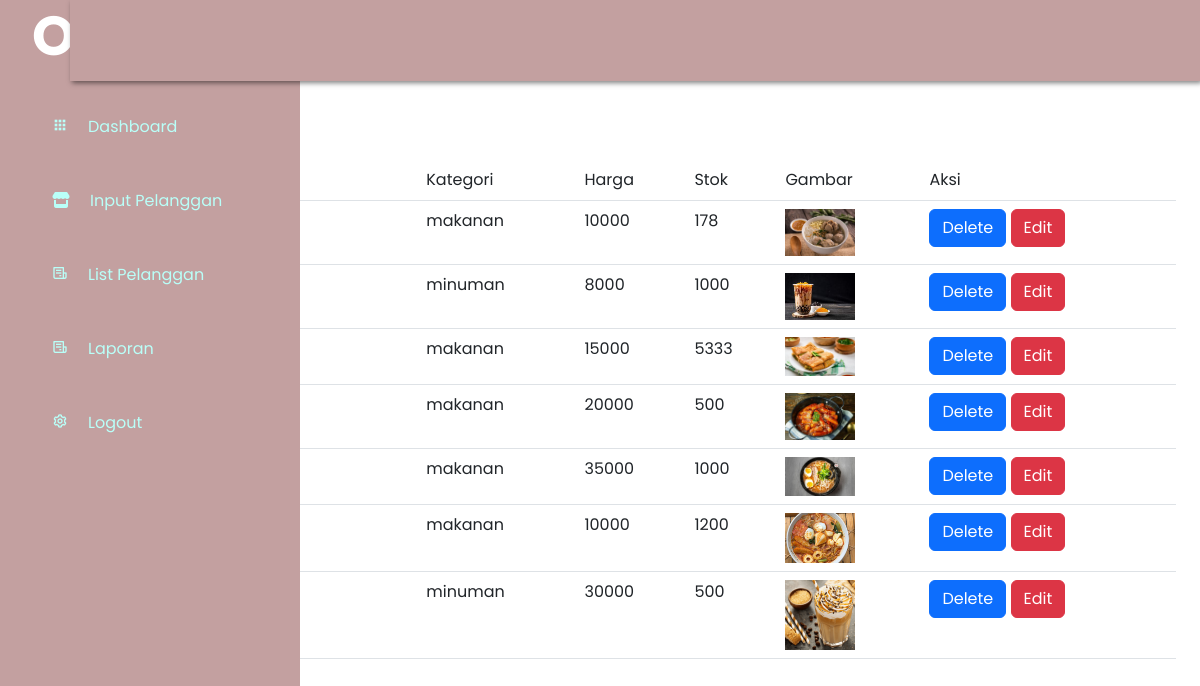
The page /admin/home.php (signed in) on the database its author committed.
### tables this page shows
CREATE TABLE `masakan` (
  `id` int(11) NOT NULL,
  `nama` varchar(100) NOT NULL,
  `kategori` varchar(100) NOT NULL,
  `harga` float NOT NULL,
  `stok` int(11) NOT NULL,
  `gambar` text NOT NULL
);

### admin/product_list.php (the view)
<a href="home.php?halaman=tambah_produk"><button type="submit" class="btn btn-secondary" style=" margin-top: 50px; "><i class="fa-solid fa-plus"></i>Tambah Produk</button></a>
<table class="table mt-4">
    <tr>
        <td>Id</td>
        <td>Nama Produk</td>
        <td>Kategori</td>
        <td>Harga</td>
        <td>Stok</td>
        <td>Gambar</td>
        <td>Aksi</td>
    </tr>
    <?php
    $sql = "SELECT * FROM masakan";
    $result = $conn->query($sql);
    $no = 1;
    while ($row=$result->fetch_assoc()){
    ?>
        <tr>
            <td><?php echo $no++ ?></td>
            <td><?php echo $row["nama"]?></td>
            <td><?php echo $row["kategori"]?></td>
            <td><?php echo $row["harga"]?></td>
            <td><?php echo $row["stok"]?></td>
            <td><img width="70" src="../image/<?php echo $row["gambar"]?>" alt=""></td>
            <td>
                <a href="home.php?id=<?php echo $row['id']?>&halaman=delete"><button type="submit" class="btn btn-primary">Delete</button></a>
                <a href="home.php?id=<?php echo $row['id']?>&halaman=edit"><button type="submit" class="btn btn-danger">Edit</button></a>
            </td>
        </tr>
    <?php
    }
    ?>
</table>

### bot.php (shortened to what this page needs)
<!doctype html>
<html lang="en">
  <head>
    <link rel="stylesheet" href="https://maxst.icons8.com/vue-static/landings/line-awesome/line-awesome/1.3.0/css/line-awesome.min.css" />
    <link rel="stylesheet" href="https://cdnjs.cloudflare.com/ajax/libs/font-awesome/6.2.0/css/all.min.css" />
    <link href='https://unpkg.com/boxicons@2.1.3/css/boxicons.min.css' rel='stylesheet'>
    <link href="https://cdn.jsdelivr.net/npm/bootstrap@5.3.0-alpha1/dist/css/bootstrap.min.css" rel="stylesheet">
    </head>
    <link rel="stylesheet" href="style.css">
    <link href="dist/css/bootstrap.min.css" rel="stylesheet">
  </head>
  <body>
  </body>
</html>

### admin/home.php (shortened to what this page needs)
<?php
	include "../koneksi.php";
	include "../bot.php";
?>
<link rel="stylesheet" href="../style.css">
		<div class="sidebar">
			<div class="sidebar-brand">
			    	<h2><span>Oresto</span></h2>
			</div>
			<div class="sidebar-menu" id="body">
				<li class="item">
					<a href="home.php?halaman=list-produk" class="menu-btn"><i class='bx bxs-grid' ></i><span>Dashboard</span> </a>
				</li>
				<li class="item" id="">
					<a href="home.php?halaman=input-pelanggan" class="menu-btn">
						<i class="fa-solid  fa-store"></i><span>Input Pelanggan</span>
					</a>
				</li>
				<li class="item" id="">
					<a href="home.php?halaman=list-pelanggan" class="menu-btn">
						<i class='bx bx-receipt' ></i><span>List Pelanggan</span>
					</a>
				</li>
				<li class="item" id="">
					<a href="" class="menu-btn">
						<i class='bx bx-receipt' ></i><span>Laporan</span>
					</a>
				</li>
				<li class="item" id="">
					<a href="../proses_logout.php" class="menu-btn">
						<i class='bx bx-cog'></i><span>Logout</span>
					</a>
				</li>
			</div>
		</div>
		<div class="maint-content p-4">
			<header>
				<h2>
					<label for="nav-toggle">
						<span class="las la-bars"></span>
					</label>
				</h2>
			</header>
			<?php
			if (isset($_GET['halaman'])){
				$page = $_GET['halaman'];
				switch ($page) {
					case 'tambah_produk':
						include "produk_add_form.php";
						break;
					case 'list-produk':
						include "product_list.php";
						break;
					case 'delete':
						include "produk_delete.php";
						break;
					case 'edit':
						include "produk_edit_form.php";
						break;
					case 'input-pelanggan':
						include "input_pelanggan.php";
						break;
					case 'list-pelanggan':
						include "list_pelanggan.php";
						break;
					case 'produk':
						include "produk.php";
						break;
					case 'keranjang_belanja':
						include "keranjang_belanja.php";
						break;
					default:
						echo "<center><h3>Maaf halaman tidak ditemukan</h3></center>";
						break;
				}
			}else{
				include "product_list.php";
			}
			?>
		</div>

### style.css (style rules this page uses)
h2 { font-family: 'Poppins', sans-serif; font-style: normal; font-weight: 700; font-size: 32px; line-height: 39px; }
* { padding: 0; margin: 0; box-sizing: border-box; list-style-type: none; text-decoration: none; font-family: 'Poppins', sans-serif; }
.sidebar { width: 250px; position: fixed; left: 0; top: 0; height: 100%; background: #C3A0A0; z-index: 100; transition: width 300ms; }
.sidebar-brand { height: 90px; padding: 1rem 0rem 1rem 2rem; color: #fff; }
.sidebar-brand span { display: inline-block; text-align: center; font-size: 55px; }
.sidebar .sidebar-menu .item .menu-btn { display: block; color: #B9FFF8; position: relative; padding: 25px 20px; text-decoration: none; }
.sidebar .sidebar-menu .item .menu-btn i { margin-right: 20px; }
.maint-content { transition: margin-left 300ms; margin-left: 250px; }
header { background: #fff; display: flex; justify-content: space-between; padding: 1rem 1.5rem; box-shadow: 2px 2px 5px rgba(0, 0, 0, 0.5); position: fixed; Left: 250px; width: calc(100% - 250px); top: 0; z-index: 100; background: #C3A0A0; }
header h2 { color: #B9FFF8; }
header label span { font-size: 1.7rem; padding-right: 1rem; }
@media only screen and (max-width: 1200px) { .sidebar { width: 70px; } }
@media only screen and (max-width: 1200px) { .sidebar .sidebar-brand, .sidebar li { padding-left: 1rem; text-align: center; } }
@media only screen and (max-width: 1200px) { .sidebar li a { padding-left: 0rem; } }
@media only screen and (max-width: 1200px) { .sidebar .sidebar-brand h2 span:last-child, .sidebar li a span:last-child { display: none; } }
@media only screen and (max-width: 1200px) { .maint-content { margin-left: 70px; } }
@media only screen and (max-width: 1200px) { .maint-content header { width: calc(100% - 70px); left: 70px; } }

### rows shown on the page
masakan: kategori "makanan", harga "10000", stok "178", gambar (picture)
masakan: kategori "minuman", harga "8000", stok "1000", gambar (picture)
masakan: kategori "makanan", harga "15000", stok "5333", gambar (picture)
masakan: kategori "makanan", harga "20000", stok "500", gambar (picture)
masakan: kategori "makanan", harga "35000", stok "1000", gambar (picture)
masakan: kategori "makanan", harga "10000", stok "1200", gambar (picture)
masakan: kategori "minuman", harga "30000", stok "500", gambar (picture)
